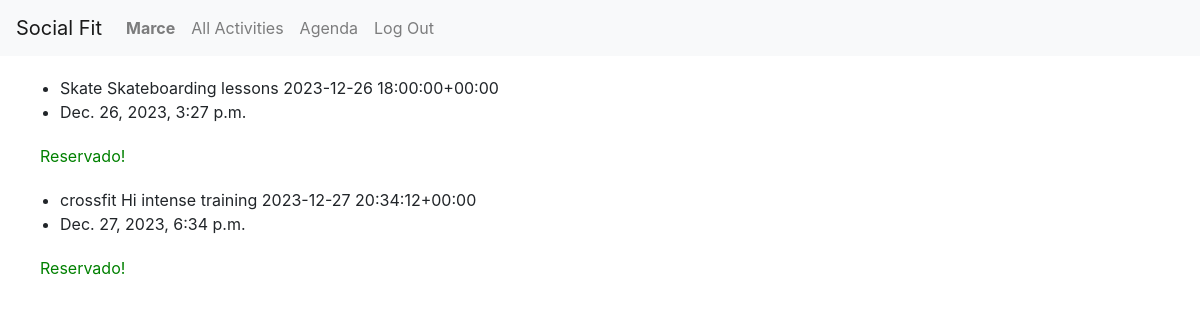
The page /agenda/ (signed in) on the database as committed earlier.
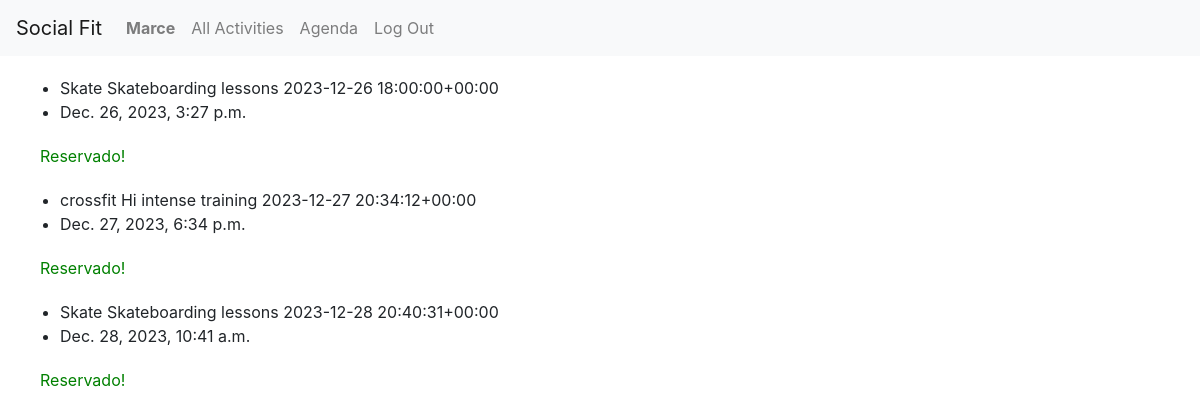
The same page on the database as committed later.
### booking/models.py (models this page shows, shortened)
class ActivityReservation(models.Model):
    user = models.ForeignKey(User, on_delete=models.CASCADE)
    schedule = models.ForeignKey(ActivitySchedule, on_delete=models.CASCADE)
    timestamp = models.DateTimeField(null=True, default=timezone.now)

class ActivitySchedule(models.Model):
    activity = models.ForeignKey(Activity, on_delete=models.CASCADE)
    instructor = models.ForeignKey(User, on_delete=models.CASCADE, related_name='instructor_activities')
    date = models.DateTimeField(null=True)
    capacity = models.IntegerField(null=True)
    cost = models.IntegerField(null=True)
    description = models.TextField(null=True)
    active = models.BooleanField(default=True)
    reservations = models.ManyToManyField(User, through='ActivityReservation')
    def __str__(self):
        return f"{self.activity} {self.date}"

class Activity(models.Model):
    created_by = models.ForeignKey(User, on_delete=models.CASCADE, related_name='activity_owner')
    name = models.CharField(max_length=30)
    description = models.TextField()
    image = models.ImageField(upload_to = 'images/')
    active = models.BooleanField(default=True)
    def __str__(self):
        return f"{self.name} {self.description}"

### booking/views.py (the view)
# urls.py: path('agenda/', views.see_agenda, name='agenda'),
def see_agenda(request):
    current_user = request.user
    agendas = ActivityReservation.objects.filter(user=current_user)
    return render(request, 'booking/agenda.html', {'agendas': agendas})

### booking/templates/booking/agenda.html (shortened to what this page needs)
{% extends "booking/layout.html" %}
{% block body %}
    <ul>
        {% for agenda in agendas %}
        <div style="margin: 20px;">
            <li>{{ agenda.schedule }}</li>
            <li>{{ agenda.timestamp }}</li>
        </div>
        {% if reserved %}
        <form method="POST">
            {% csrf_token %}
            <button type="submit" name="reserve" value="1" class="btn btn-info mb-2">Cancel</button>
        </form>
    {% else %}
        <p style="color: green">Reservado!</p>
    {% endif %}
        {% endfor %}
    </ul>
{% endblock %}

Rows that differ between the two databases and show on the page:
added ActivityReservation: schedule "Skate Skateboarding lessons 2023-12-28 20:40:31+00:00", timestamp "Dec. 28, 2023, 10:41 a.m."
